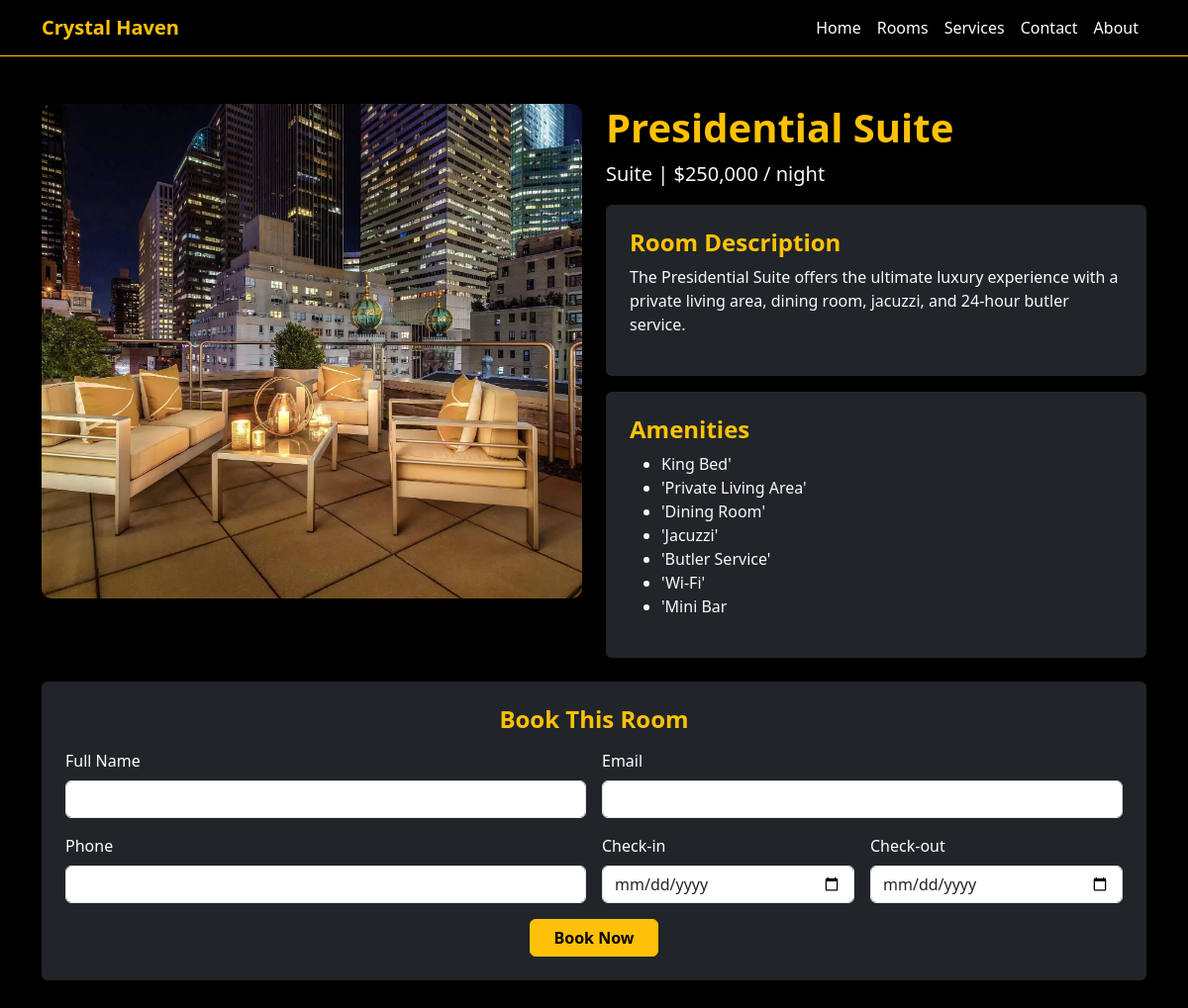
The page /room.php?id=6 on the database its author committed.
### tables this page shows
CREATE TABLE IF NOT EXISTS `room_images` (
  `id` int NOT NULL AUTO_INCREMENT,
  `room_id` int NOT NULL,
  `image_path` varchar(255) NOT NULL,
  PRIMARY KEY (`id`),
  KEY `room_id` (`room_id`)
);

CREATE TABLE IF NOT EXISTS `rooms` (
  `id` int NOT NULL AUTO_INCREMENT,
  `room_name` varchar(500) NOT NULL,
  `room_type` varchar(100) NOT NULL,
  `description` varchar(5000) NOT NULL,
  `room_amenities` varchar(200) NOT NULL,
  `price_per_night` mediumtext NOT NULL,
  `featured_image` varchar(100) NOT NULL,
  `availabity_status` varchar(100) NOT NULL,
  `room_images` text,
  PRIMARY KEY (`id`)
);

### room.php (the view, shortened to what this page needs)
<?php
require "config/db-connect.php";
$id = isset($_GET['id']) ? $_GET['id'] : null;
if ($id) {
  $stmt = $pdo->prepare("SELECT * FROM rooms WHERE id = ?");
  $stmt->execute([$id]);
  $room = $stmt->fetch(PDO::FETCH_ASSOC);
  $stmtImages = $pdo->prepare("SELECT image_path FROM room_images WHERE room_id = ?");
  $stmtImages->execute([$id]);
  $roomImages = $stmtImages->fetchAll(PDO::FETCH_ASSOC);
}
?>
<!DOCTYPE html>
<html lang="en">
<head>
<link rel="stylesheet" href="assets/bootstrap/css/bootstrap.min.css">
</head>
<body class="bg-black text-white">
<nav class="navbar navbar-expand-lg navbar-dark bg-black border-bottom border-warning">
  <div class="container">
    <a class="navbar-brand text-warning fw-bold" href="index.php">Crystal Haven</a>
    <div class="collapse navbar-collapse" id="navbarNav">
      <ul class="navbar-nav ms-auto">
        <li class="nav-item"><a class="nav-link text-white" href="index.php">Home</a></li>
        <li class="nav-item"><a class="nav-link text-white" href="rooms.php">Rooms</a></li>
        <li class="nav-item"><a class="nav-link text-white" href="services.php">Services</a></li>
        <li class="nav-item"><a class="nav-link text-white" href="contact.php">Contact</a></li>
        <li class="nav-item"><a class="nav-link text-white" href="about.php">About</a></li>
      </ul>
    </div>
  </div>
</nav>
<div class="container py-5">
<?php if (!empty($room)) { ?>
  <div class="row mb-4">
    <div class="col-md-6 mb-4">
      <div class="slideshow-container">
        <?php
        $first = true;
        foreach ($roomImages as $index => $img) {
            $activeClass = $first ? "active" : "";
            echo '<img src="' . $img['image_path'] . '" class="slide-image ' . $activeClass . '" alt="' . $room['room_name'] . '">';
            $first = false;
        }
        ?>
      </div>
    </div>
    <div class="col-md-6">
      <h1 class="text-warning fw-bold"><?php echo $room['room_name']; ?></h1>
      <p class="lead text-light"><?php echo $room['room_type']; ?> | <?php echo $room['price_per_night']; ?> / night</p>
      <div class="bg-dark p-4 rounded shadow mb-3">
        <h4 class="text-warning fw-bold mb-2">Room Description</h4>
        <p class="text-light"><?php echo $room['description']; ?></p>
      </div>
      <div class="bg-dark p-4 rounded shadow">
        <h4 class="text-warning fw-bold mb-2">Amenities</h4>
        <ul class="text-light">
        <?php
        $amenities = explode(",", $room['room_amenities']);
        foreach ($amenities as $item) {
            echo "<li>" . trim($item) . "</li>";
        }
        ?>
        </ul>
      </div>
    </div>
  </div>
  <div class="bg-dark p-4 rounded shadow">
    <h4 class="text-warning fw-bold mb-3 text-center">Book This Room</h4>
    <form action="https://formspree.io/f/xovpzkqw" method="POST">
      <div class="row g-3">
        <div class="col-md-6">
          <label class="form-label">Full Name</label>
          <input type="text" name="fullname" class="form-control" required>
        </div>
        <div class="col-md-6">
          <label class="form-label">Email</label>
          <input type="email" name="email" class="form-control" required>
        </div>
        <div class="col-md-6">
          <label class="form-label">Phone</label>
          <input type="text" name="phone" class="form-control" required>
        </div>
        <div class="col-md-3">
          <label class="form-label">Check-in</label>
          <input type="date" name="checkin" class="form-control" required>
        </div>
        <div class="col-md-3">
          <label class="form-label">Check-out</label>
          <input type="date" name="checkout" class="form-control" required>
        </div>
        <div class="col-12 text-center mt-3">
          <button type="submit" class="btn btn-warning fw-bold px-4">Book Now</button>
        </div>
      </div>
    </form>
  </div>
<?php } else { ?>
  <div class="alert alert-danger text-center mt-5">Room not found.</div>
<?php } ?>
</div>
</body>
</html>

### room.php (style rules this page uses)
.slideshow-container { position: relative; width: 100%; height: 500px; border-radius: 10px; overflow: hidden; margin-bottom: 20px; }
.slide-image { width: 100%; height: 100%; object-fit: cover; position: absolute; top: 0; left: 0; opacity: 0; transition: opacity 1s; }
.slide-image.active { opacity: 1; }

### rows shown on the page
room_images: image_path (picture)
rooms: room_name "Presidential Suite", room_type "Suite", price_per_night "$250,000", description "The Presidential Suite offers the ultimate luxury experience with a private living area, dining room, jacuzzi, and 24-hour butler service.", room_amenities "King Bed'", room_amenities "'Private Living Area'", room_amenities "'Dining Room'", room_amenities "'Jacuzzi'", room_amenities "'Butler Service'", room_amenities "'Wi-Fi'", room_amenities "'Mini Bar"
